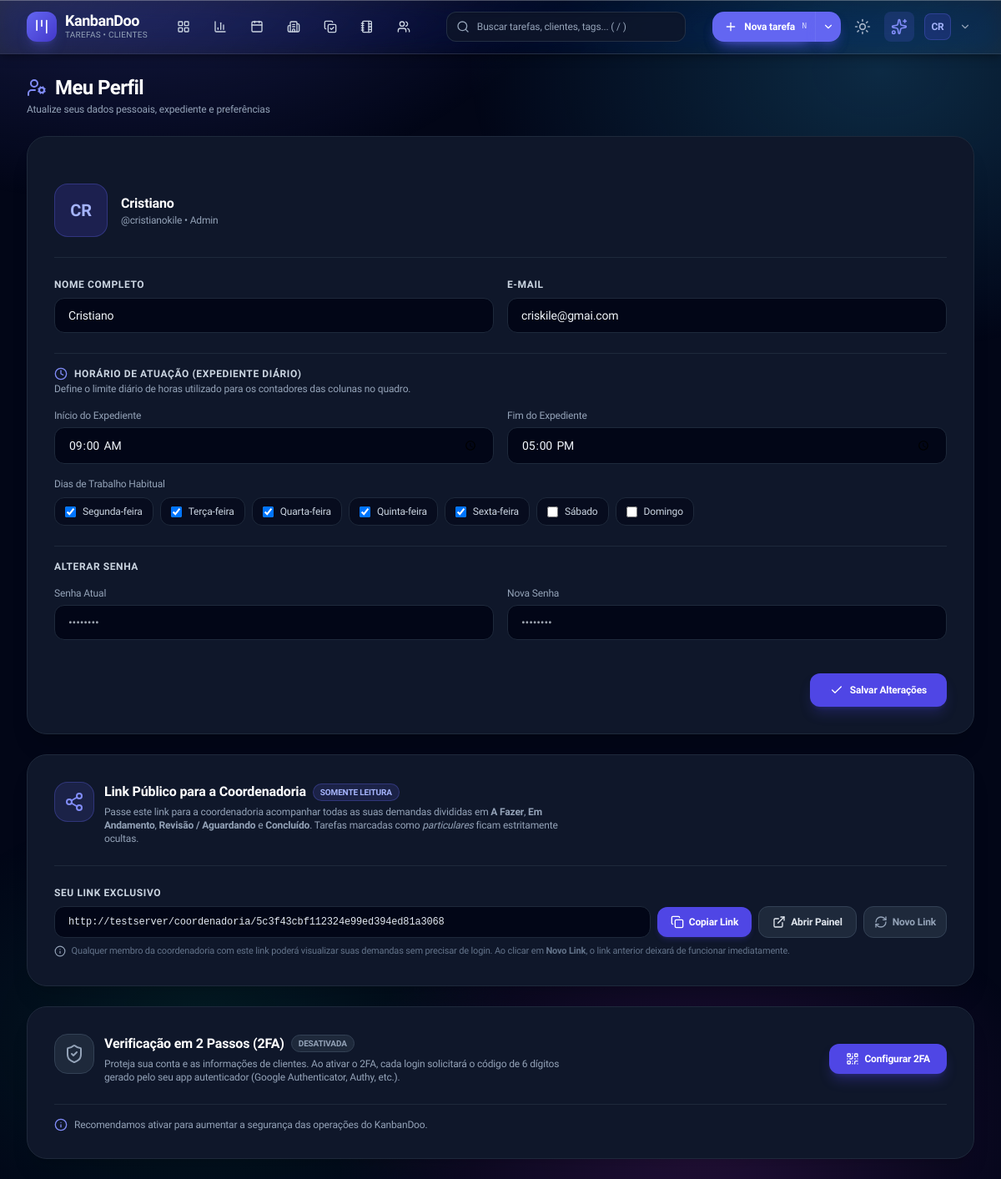
Page /perfil (signed in) on the committed database.
### tables this page shows
CREATE TABLE users (
    id INTEGER PRIMARY KEY AUTOINCREMENT,
    username TEXT NOT NULL UNIQUE,
    password_hash TEXT NOT NULL,
    full_name TEXT NOT NULL,
    email TEXT NOT NULL UNIQUE,
    role TEXT NOT NULL DEFAULT 'member',
    avatar_path TEXT DEFAULT NULL,
    theme_preference TEXT NOT NULL DEFAULT 'dark',
    created_at DATETIME DEFAULT CURRENT_TIMESTAMP,
    updated_at DATETIME DEFAULT CURRENT_TIMESTAMP
, work_start_time VARCHAR(10) DEFAULT '09:00', work_end_time VARCHAR(10) DEFAULT '17:00', work_days VARCHAR(50) DEFAULT '1,2,3,4,5', board_view_mode VARCHAR(20) DEFAULT 'status', visible_columns_json TEXT DEFAULT NULL, google_calendar_url TEXT DEFAULT NULL, outlook_calendar_url TEXT DEFAULT NULL, remember_token VARCHAR(128) DEFAULT NULL, two_factor_secret VARCHAR(64) DEFAULT NULL, two_factor_enabled INTEGER DEFAULT 0, public_token VARCHAR(64) DEFAULT NULL);

### includes/navbar.php (shortened to what the rows shown need)
<?php
require_once __DIR__ . '/auth.php';
$currentUser = current_user();
?>
<header class="kd-header kd-glass sticky top-0 z-40 px-8 py-3">
    <div class="w-full flex items-center justify-between gap-4">
        <div class="flex items-center gap-2">
            <div class="relative kd-menu-wrap" id="userMenuDropdown">
                <button type="button" id="userMenuTrigger" onclick="KD.toggleUserMenu(event)"
                        class="flex items-center gap-2.5 p-1 rounded-xl hover:bg-slate-800/80 transition"
                        aria-haspopup="menu" aria-expanded="false" aria-controls="userMenuPopup">
                    <span class="w-8 h-8 rounded-lg bg-indigo-600/20 border border-indigo-500/30 text-indigo-300 font-bold text-xs flex items-center justify-center">
                        <?= e(mb_strtoupper(mb_substr($currentUser['full_name'] ?? 'U', 0, 2, 'UTF-8'))) ?>
                    </span>
                    <i data-lucide="chevron-down" class="w-3.5 h-3.5 text-slate-400"></i>
                </button>
            </div>
        </div>
    </div>
</header>

### app/pages/perfil.php (shortened to what the rows shown need)
<?php
$pdo = get_pdo();
$user = current_user();
$userStmt = $pdo->prepare('SELECT * FROM users WHERE id = :id');
$userStmt->execute([':id' => $user['id']]);
$user = $userStmt->fetch() ?: $user;
$currentWorkStart = $user['work_start_time'] ?? '09:00';
$currentWorkEnd   = $user['work_end_time'] ?? '17:00';
$currentWorkDays  = !empty($user['work_days']) ? explode(',', $user['work_days']) : ['1', '2', '3', '4', '5'];
view_header('Meu Perfil');
?>
<main class="flex-1 w-full px-4 lg:px-8 py-6">
    <div class="mb-6">
        <h1 class="text-2xl font-extrabold text-white tracking-tight flex items-center gap-2.5">
            <i data-lucide="user-cog" class="w-6 h-6 text-indigo-400"></i>
            <span>Meu Perfil</span>
        </h1>
    </div>
    <div class="bg-slate-900 border border-slate-800 rounded-3xl p-6 sm:p-8 shadow-xl">
        <form method="POST" class="space-y-6">
            <div class="flex items-center gap-4 pb-6 border-b border-slate-800">
                <div class="w-16 h-16 rounded-2xl bg-indigo-600/20 border border-indigo-500/30 text-indigo-300 font-bold text-xl flex items-center justify-center">
                    <?= mb_strtoupper(mb_substr($user['full_name'], 0, 2, 'UTF-8')) ?>
                </div>
                <div>
                    <h3 class="text-base font-bold text-white"><?= e($user['full_name']) ?></h3>
                    <p class="text-xs text-slate-400">@<?= e($user['username']) ?> &bull; <span class="capitalize"><?= $user['role'] ?></span></p>
                </div>
            </div>
            <div class="grid grid-cols-1 sm:grid-cols-2 gap-4">
                <div>
                    <label class="block text-xs font-semibold text-slate-300 uppercase tracking-wider mb-2">Nome Completo</label>
                    <input type="text" name="full_name" value="<?= e($user['full_name']) ?>" required class="w-full px-4 py-2.5 bg-slate-950 border border-slate-800 rounded-xl text-slate-100 text-sm focus:outline-none focus:border-indigo-500 transition">
                </div>
                <div>
                    <label class="block text-xs font-semibold text-slate-300 uppercase tracking-wider mb-2">E-mail</label>
                    <input type="email" name="email" value="<?= e($user['email']) ?>" required class="w-full px-4 py-2.5 bg-slate-950 border border-slate-800 rounded-xl text-slate-100 text-sm focus:outline-none focus:border-indigo-500 transition">
                </div>
            </div>
            <div class="pt-4 border-t border-slate-800">
                <div class="grid grid-cols-1 sm:grid-cols-2 gap-4 mb-4">
                    <div>
                        <label class="block text-xs text-slate-400 mb-1.5">Início do Expediente</label>
                        <input type="time" name="work_start_time" value="<?= e($currentWorkStart) ?>" required class="w-full px-4 py-2.5 bg-slate-950 border border-slate-800 rounded-xl text-slate-100 text-sm focus:outline-none focus:border-indigo-500 transition">
                    </div>
                    <div>
                        <label class="block text-xs text-slate-400 mb-1.5">Fim do Expediente</label>
                        <input type="time" name="work_end_time" value="<?= e($currentWorkEnd) ?>" required class="w-full px-4 py-2.5 bg-slate-950 border border-slate-800 rounded-xl text-slate-100 text-sm focus:outline-none focus:border-indigo-500 transition">
                    </div>
                </div>
                <div>
                    <div class="flex flex-wrap gap-2">
                        <?php
                        $weekdaysMap = [
                            '1' => 'Segunda-feira',
                            '2' => 'Terça-feira',
                            '3' => 'Quarta-feira',
                            '4' => 'Quinta-feira',
                            '5' => 'Sexta-feira',
                            '6' => 'Sábado',
                            '0' => 'Domingo',
                        ];
                        foreach ($weekdaysMap as $dKey => $dLabel):
                            $isChecked = in_array((string)$dKey, $currentWorkDays, true);
                        ?>
                            <label class="flex items-center gap-2 px-3 py-2 rounded-xl border border-slate-800 bg-slate-950/60 text-xs text-slate-300 cursor-pointer hover:border-slate-700 transition">
                                <input type="checkbox" name="work_days[]" value="<?= $dKey ?>" <?= $isChecked ? 'checked' : '' ?> class="rounded">
                                <span><?= $dLabel ?></span>
                            </label>
                        <?php endforeach; ?>
                    </div>
                </div>
            </div>
        </form>
    </div>
</main>

### rows in the picture
users: full_name "CR", full_name "Cristiano", username "cristianokile", role "Admin", email "criskile@gmai.com", work_start_time "09:00", work_end_time "17:00", work_days "☑"

### other values in the picture
$dLabel "Segunda-feira"
$dLabel "Terça-feira"
$dLabel "Quarta-feira"
$dLabel "Quinta-feira"
$dLabel "Sexta-feira"
$dLabel "Sábado"
$dLabel "Domingo"
